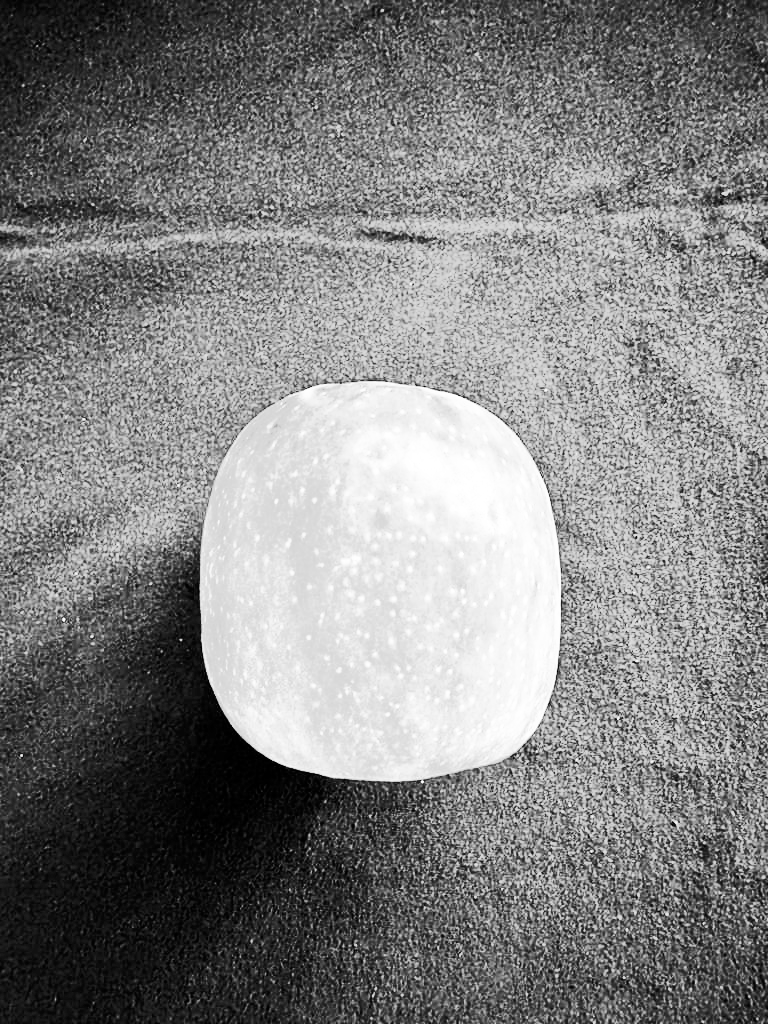
#> input picture DataNormalization/EqualizedImages/Apple/0-01-V1-B.png, 768 x 1024 px; its folder holds only this picture in this run
$ jupyter execute --allow-errors HistogramaVariancia.ipynb
#> lines starting #> are read from the running program, lines starting #| are printed output that depends on the picture
[cell 1]
import cv2
import numpy as np
import matplotlib.pyplot as plt
import os

def read_image(filename):
    return cv2.imread(filename)
#> returned value is the input picture: shape (1024, 768, 3); min 0, max 255, mean 129.2
#> `class_histograms = process_images_in_folder(fruit_folder, fruit[0], cl..`: class_histograms = 1 item
#> `histogram_variance = np.var(class_histograms, axis=0)`: histogram_variance: shape (1024, 768, 3) float64; every value is 0
#> `plt.show()`:
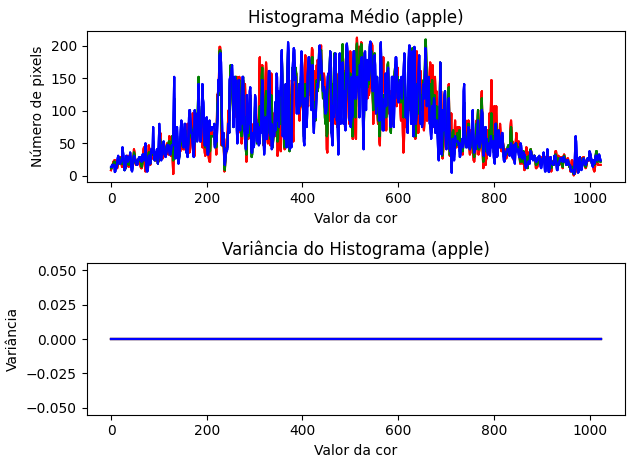
#> figure drawn by matplotlib, 2 panels; panel 1: curve peaks at x = 514, y = 212; panel 1: curve peaks at x = 514, y = 212; panel 1: curve peaks at x = 514, y = 212

def histogram_image(image, fruit, filename):
    # Gera e plota o histograma
    colors = ("red", "green", "blue")
    plt.figure()
    plt.xlim([0, 256])
    for channel_id, color in enumerate(colors):
        histogram, bin_edges = np.histogram(
            image[:, :, channel_id], bins=256, range=(0, 256)
        )
        plt.plot(bin_edges[0:-1], histogram, color=color)

    plt.title("Histograma ({}, {})".format(fruit, filename))
    plt.xlabel("Valor da cor")
    plt.ylabel("Número de pixels")

def process_image(image):
    image_gray = cv2.cvtColor(image, cv2.COLOR_BGR2GRAY)
    image_blur = cv2.GaussianBlur(image_gray, (5, 5), 0)
    image_threshold = cv2.threshold(image_blur, 127, 255, cv2.THRESH_BINARY)[1]
    return image_threshold

fruits = [('apple', '01'), ('banana', '02'), ('pineapple', '03'), ('orange', '04'), ('pear', '05'), ('kiwi_fruit', '06'), ('avocado', '07'), ('dragon_fruit', '08'), ('lemon', '09'), ('melon', '10')]
versions = ['V1', 'V2']
colors = ['B', 'W']
operations = ['', 'cnv', 'pot', 'mirror']
folder_original_images = 'FrutasProcessadas'

def process_images_in_folder(folder_path, fruit, class_histograms):
    for root, dirs, files in os.walk(folder_path):
        for file in files:
            filename = os.path.join(root, file)
            image = read_image(filename)
            class_histograms.append(image)

    return class_histograms

# Calcular histograma e variância de cada classe
#> (the rest of this cell did not finish here and is left out)
